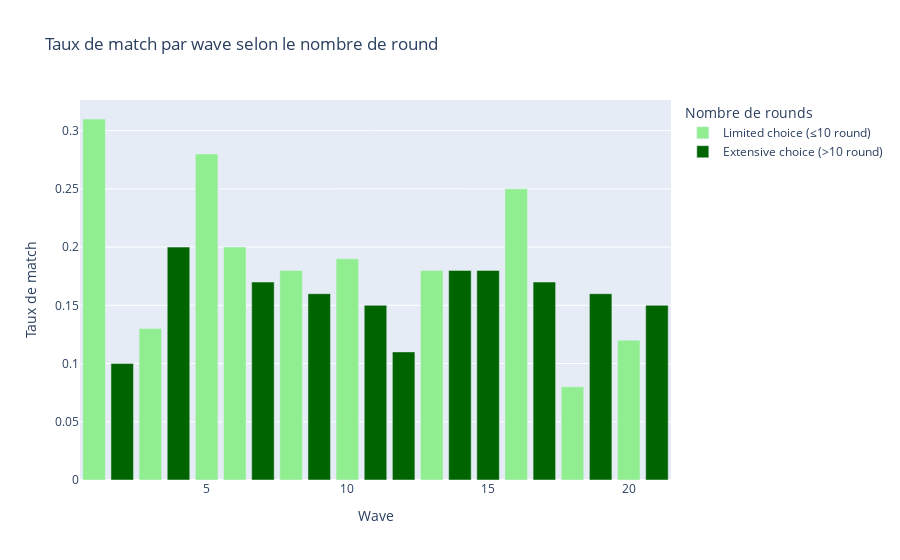

Notebook code for this chart:
### Code cell
match_per_wave = df.groupby("wave")[["match", "round"]].mean().reset_index()
match_per_wave["match"] = match_per_wave["match"].round(2)

# Ajouter une colonne 'round_color' selon le seuil de 10
match_per_wave["round_color"] = np.where(
    match_per_wave["round"] <= 10,
    "Limited choice (≤10 round)",
    "Extensive choice (>10 round)"
)

# Barplot avec couleurs catégorielles
fig = px.bar(
    match_per_wave,
    x="wave",
    y="match",
    color="round_color",  # Utilisation de la catégorie
    color_discrete_map={
        "Limited choice (≤10 round)": "lightgreen",
        "Extensive choice (>10 round)": "darkgreen"
    },
    labels={
        "wave": "Wave",
        "match": "Taux de match",
        "round_color": "Nombre de rounds"
    },
    title="Taux de match par wave selon le nombre de round",
    hover_data={"wave": True, "match": True, "round": True}
)

fig.show()

### Figure 1 — Plotly figure (JSON) as saved in the notebook; plotly's stock layout.template omitted (floating-point values rounded to 4 significant figures)
{"data": [{"customdata": [[10.0], [10.0], [10.0], [5.0], [10.0], [9.0], [9.5], [7.0], [6.0], [6.5]], "hovertemplate": "Nombre de rounds=Limited choice (≤10 round)<br>Wave=%{x}<br>Taux de match=%{y}<br>round=%{customdata[0]}<extra></extra>", "legendgroup": "Limited choice (≤10 round)", "marker": {"color": "lightgreen", "pattern": {"shape": ""}}, "name": "Limited choice (≤10 round)", "orientation": "v", "showlegend": true, "textposition": "auto", "type": "bar", "x": [1, 3, 5, 6, 8, 10, 13, 16, 18, 20], "xaxis": "x", "y": [0.31, 0.13, 0.28, 0.2, 0.18, 0.19, 0.18, 0.25, 0.08, 0.12], "yaxis": "y"}, {"customdata": [[17.5], [18.0], [16.0], [20.0], [21.0], [14.0], [19.0], [18.5], [12.5], [15.0], [22.0]], "hovertemplate": "Nombre de rounds=Extensive choice (>10 round)<br>Wave=%{x}<br>Taux de match=%{y}<br>round=%{customdata[0]}<extra></extra>", "legendgroup": "Extensive choice (>10 round)", "marker": {"color": "darkgreen", "pattern": {"shape": ""}}, "name": "Extensive choice (>10 round)", "orientation": "v", "showlegend": true, "textposition": "auto", "type": "bar", "x": [2, 4, 7, 9, 11, 12, 14, 15, 17, 19, 21], "xaxis": "x", "y": [0.1, 0.2, 0.17, 0.16, 0.15, 0.11, 0.18, 0.18, 0.17, 0.16, 0.15], "yaxis": "y"}], "layout": {"barmode": "relative", "legend": {"title": {"text": "Nombre de rounds"}, "tracegroupgap": 0}, "title": {"text": "Taux de match par wave selon le nombre de round"}, "xaxis": {"anchor": "y", "domain": [0, 1], "title": {"text": "Wave"}}, "yaxis": {"anchor": "x", "domain": [0, 1], "title": {"text": "Taux de match"}}}}
